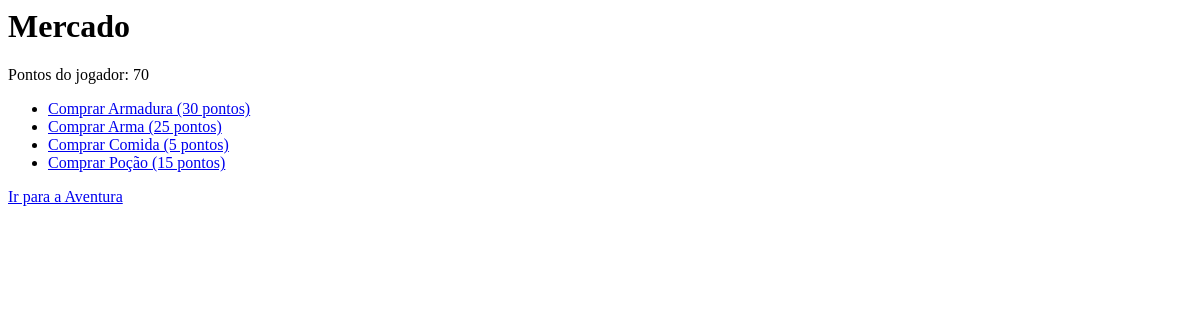
Before: /market/ with the older database file.
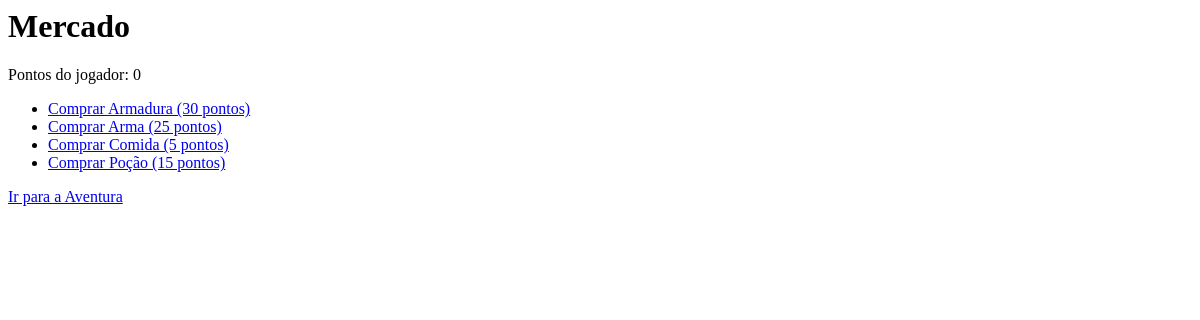
After: the same page with the newer database file.
### inventory/models.py (models this page shows)
class Player(models.Model):
    name = models.CharField(max_length=100)
    gender = models.CharField(max_length=10, default='Male')  # Defina o valor padrão como 'Male'
    points = models.IntegerField(default=100)

### inventory/views.py (the view)
# urls.py: path('market/', market, name='market'),
def market(request):
    player = Player.objects.get(pk=1)  # Assumindo que há um jogador com ID 1
    items = Item.objects.all()
    context = {'player': player, 'items': items}
    return render(request, 'inventory/market.html', context)

### inventory/templates/inventory/market.html
<h1>Mercado</h1>
<p>Pontos do jogador: {{ player.points }}</p>
<ul>
  <li><a href="{% url 'buy_item' 1 %}">Comprar Armadura (30 pontos)</a></li>
  <li><a href="{% url 'buy_item' 2 %}">Comprar Arma (25 pontos)</a></li>
  <li><a href="{% url 'buy_item' 3 %}">Comprar Comida (5 pontos)</a></li>
  <li><a href="{% url 'buy_item' 4 %}">Comprar Poção (15 pontos)</a></li>
</ul>
<a href="{% url 'adventure' %}">Ir para a Aventura</a>

Changed rows visible on the page:
changed Player: points "70" → "0"
